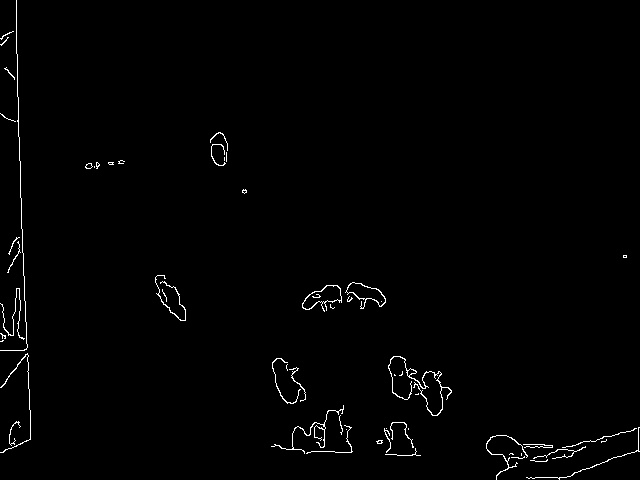
#> input picture Edge Detection/test/image1contrast2edge.jpg, 640 x 480 px
$ python Feature_BFmatching.py
#> lines starting #> are read from the running program, lines starting #| are printed output that depends on the picture
import numpy as np
import cv2
from matplotlib import pyplot as plt

img1=cv2.imread('test/image1contrast2edge.jpg',0)
#> img1 is the input picture: shape (480, 640); min 0, max 255, mean 2.8
img2=cv2.imread('test/image2contrastedge.jpg',0)
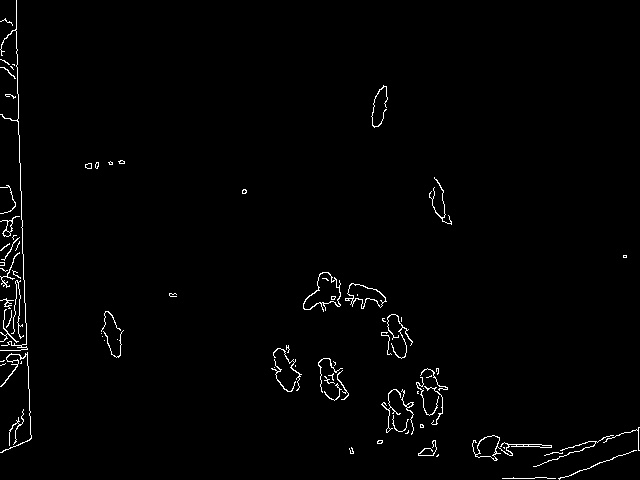
#> input picture Edge Detection/test/image2contrastedge.jpg, 640 x 480 px
#> img2 is the input picture: shape (480, 640); min 0, max 255, mean 3.5

orb=cv2.ORB_create()

kp1, des1 = orb.detectAndCompute(img1,None)
#> kp1 = 498 keypoints; strongest (x, y, size): (323, 424, 31), (415, 384, 31), (448, 391, 31), (338, 412, 31)
kp2, des2 = orb.detectAndCompute(img2,None)
#> kp2 = 500 keypoints; strongest (x, y, size): (335, 279, 31), (407, 404, 31), (330, 375, 31), (403, 330, 31)

bf=cv2.BFMatcher(cv2.NORM_HAMMING, crossCheck=True)
matches=bf.match(des1,des2)
#> matches = 131 matches

img3=cv2.drawMatches(img1,kp1,img2,kp2,matches[:10],None,flags=2)
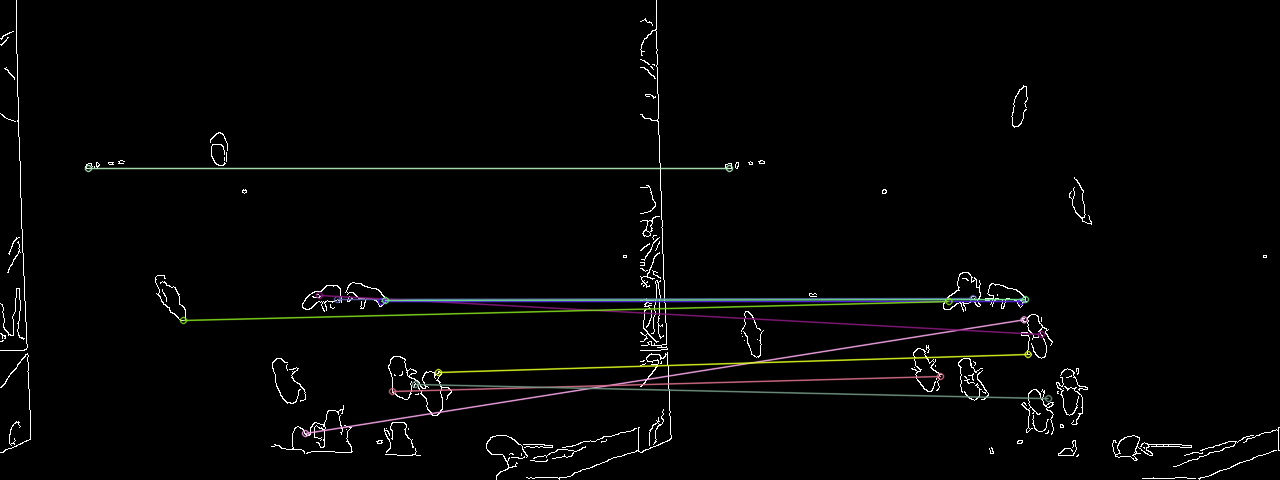
#> img3: shape (480, 1280, 3); mean of channels 0, 1, 2 5, 5.3, 5.3; drawn as B, G, R

plt.imshow(img3),plt.show()
